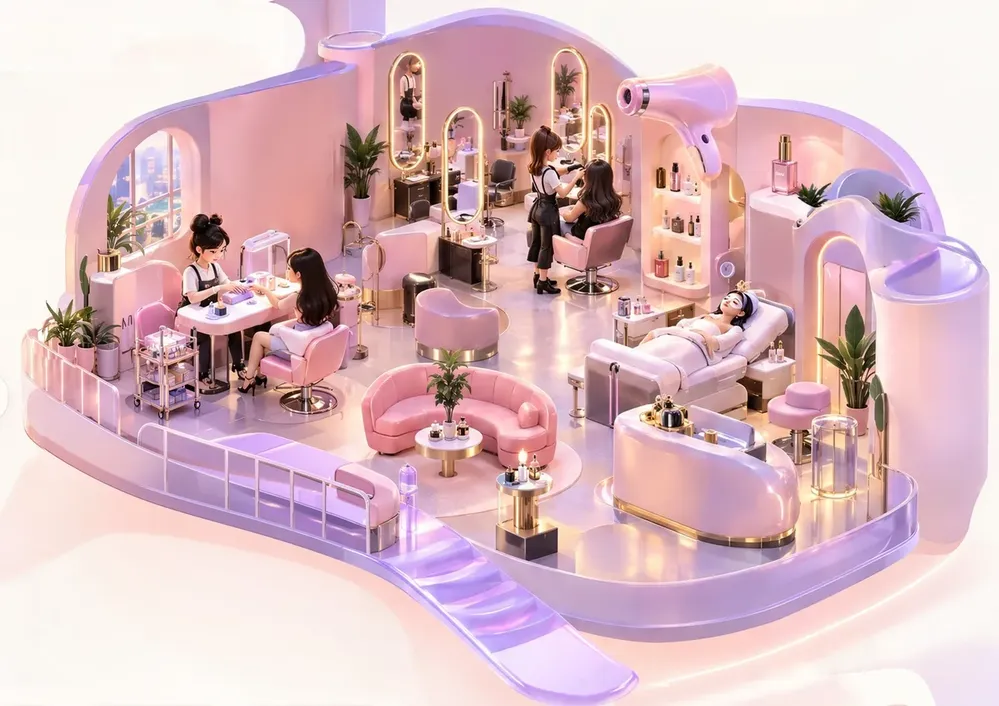
#> input picture apps/app/assets/hero/diorama-1400.webp, 999 x 706 px, shrunk from 1400 x 989 before the run
$ python key_out.py ../../../apps/app/assets/hero/diorama-1400.webp ../../../apps/app/assets/hero/diorama-2000.webp 1.0 1.0
#> lines starting #> are read from the running program, lines starting #| are printed output that depends on the picture; after the words box and inside, x2 and y2 are one past the last pixel; in counts of white or black regions, pixels touching at a corner belong together
"""Remove a flat background from an icon crop: alpha from colour distance (CIE Lab) to the background,
then un-premultiply edge pixels against that background so there is no halo.

Usage: python3 key_out.py IN OUT [lo] [hi]   (deltaE ramp; defaults 3 and 14)
The background colour is the median of the crop border, so crops must have a flat margin.
"""
import sys
import numpy as np
from PIL import Image
from skimage import color

src, out = sys.argv[1:3]
lo = float(sys.argv[3]) if len(sys.argv) > 3 else 3.0
hi = float(sys.argv[4]) if len(sys.argv) > 4 else 14.0
rgb = np.asarray(Image.open(src).convert("RGB")).astype(np.float32) / 255
h, w = rgb.shape[:2]
#> h = 706; w = 999
b = max(2, int(min(h, w) * 0.04))
#> b = 28
border = np.concatenate([rgb[:b].reshape(-1, 3), rgb[-b:].reshape(-1, 3), rgb[:, :b].reshape(-1, 3), rgb[:, -b:].reshape(-1, 3)])
bg = np.median(border, axis=0)
#> bg = [0.988, 0.973, 0.953]
lab = color.rgb2lab(rgb)
#> lab: shape (706, 999, 3) float32; mean of channels 0, 1, 2 78.3, 13, 1.4
d = np.linalg.norm(lab - color.rgb2lab(bg.reshape(1, 1, 3)), axis=2)
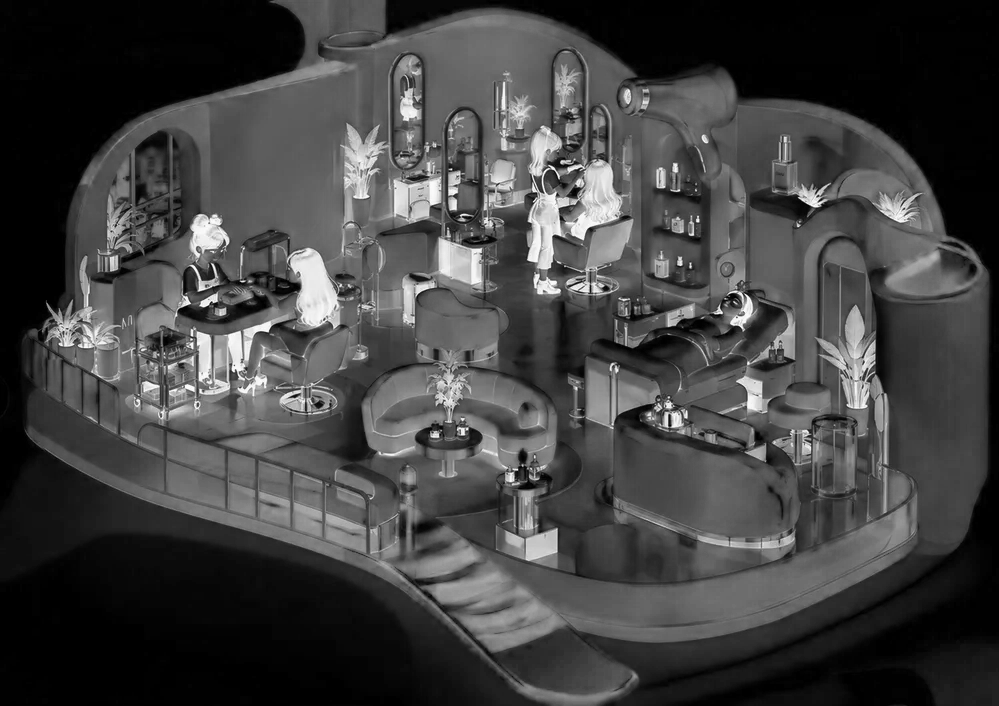
#> d: shape (706, 999) float32; min 0.63, max 99, mean 26.1; drawn with min black and max white
a = np.clip((d - lo) / (hi - lo), 0, 1)
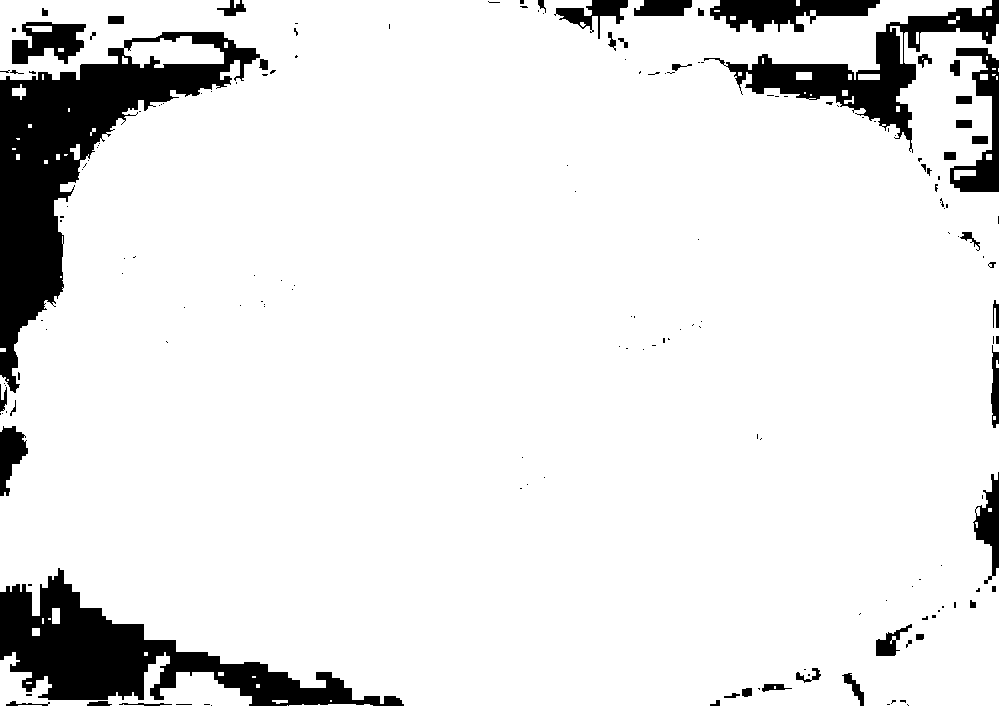
#> a: shape (706, 999) float32; values 0 (black) and 1 (white), 90% white; 174 black regions (124 under 20 px), largest, box (x1, y1, x2, y2) and area: (0, 32, 260, 393) 25589, (0, 568, 404, 706) 18609, (704, 0, 999, 153) 9318
safe = np.maximum(a, 1e-3)[..., None]
fg = np.clip((rgb - (1 - a[..., None]) * bg) / safe, 0, 1)
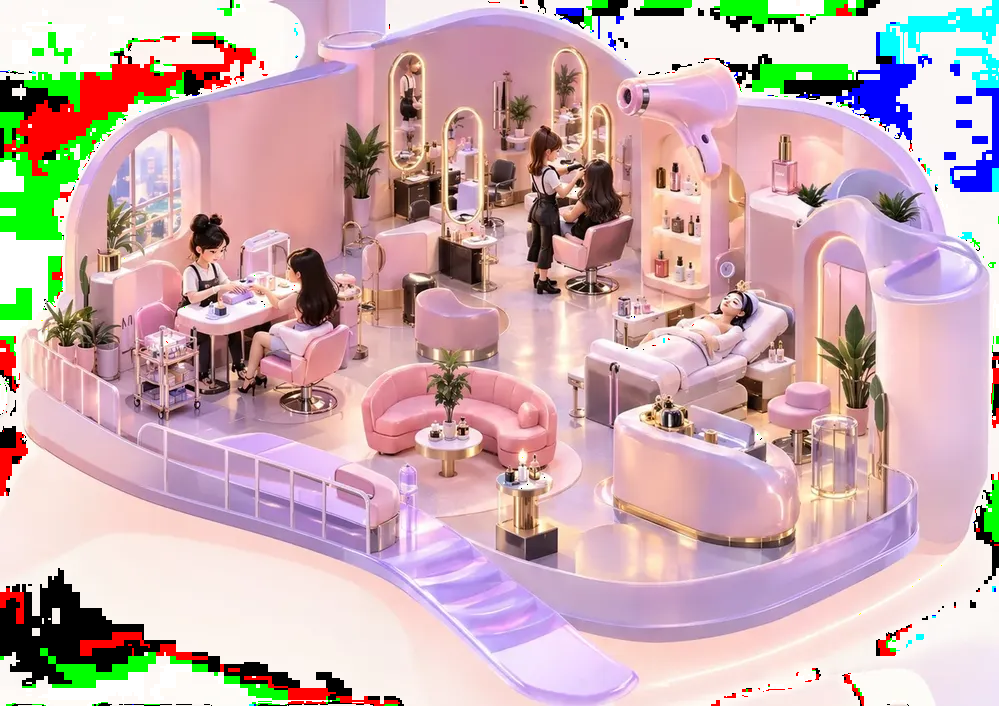
#> fg: shape (706, 999, 3) float32; mean R, G, B 0.794, 0.682, 0.692
outimg = np.dstack([fg, a]) * 255
Image.fromarray(outimg.astype(np.uint8), "RGBA").save(out)
print(out, "bg", (bg * 255).astype(int))
#| ../../../apps/app/assets/hero/diorama-2000.webp bg [252 248 243]
